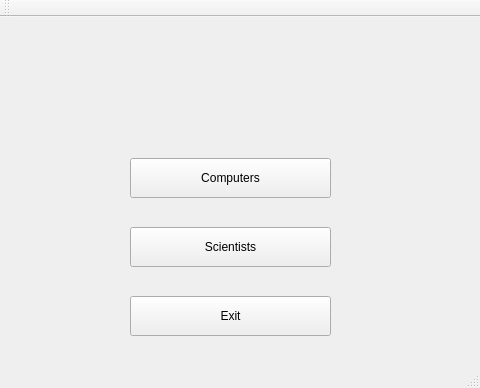
<?xml version="1.0" encoding="UTF-8"?>
<ui version="4.0">
 <class>MainMenuWindow</class>
 <widget class="QMainWindow" name="MainMenuWindow">
  <property name="geometry">
   <rect>
    <x>0</x>
    <y>0</y>
    <width>480</width>
    <height>388</height>
   </rect>
  </property>
  <property name="windowTitle">
   <string>MainWindow</string>
  </property>
  <widget class="QWidget" name="centralWidget">
   <widget class="QWidget" name="">
    <property name="geometry">
     <rect>
      <x>120</x>
      <y>121</y>
      <width>221</width>
      <height>221</height>
     </rect>
    </property>
    <layout class="QVBoxLayout" name="layout_menu_options">
     <property name="spacing">
      <number>20</number>
     </property>
     <property name="sizeConstraint">
      <enum>QLayout::SetDefaultConstraint</enum>
     </property>
     <property name="leftMargin">
      <number>10</number>
     </property>
     <property name="rightMargin">
      <number>10</number>
     </property>
     <item>
      <widget class="QPushButton" name="button_menu_computers">
       <property name="minimumSize">
        <size>
         <width>40</width>
         <height>40</height>
        </size>
       </property>
       <property name="text">
        <string>Computers</string>
       </property>
      </widget>
     </item>
     <item>
      <widget class="QPushButton" name="button_menu_scientists">
       <property name="minimumSize">
        <size>
         <width>40</width>
         <height>40</height>
        </size>
       </property>
       <property name="text">
        <string>Scientists</string>
       </property>
      </widget>
     </item>
     <item>
      <widget class="QPushButton" name="button_menu_exit">
       <property name="minimumSize">
        <size>
         <width>40</width>
         <height>40</height>
        </size>
       </property>
       <property name="text">
        <string>Exit</string>
       </property>
      </widget>
     </item>
    </layout>
   </widget>
  </widget>
  <widget class="QToolBar" name="mainToolBar">
   <attribute name="toolBarArea">
    <enum>TopToolBarArea</enum>
   </attribute>
   <attribute name="toolBarBreak">
    <bool>false</bool>
   </attribute>
  </widget>
  <widget class="QStatusBar" name="statusBar"/>
 </widget>
 <layoutdefault spacing="6" margin="11"/>
 <resources/>
 <connections/>
</ui>
